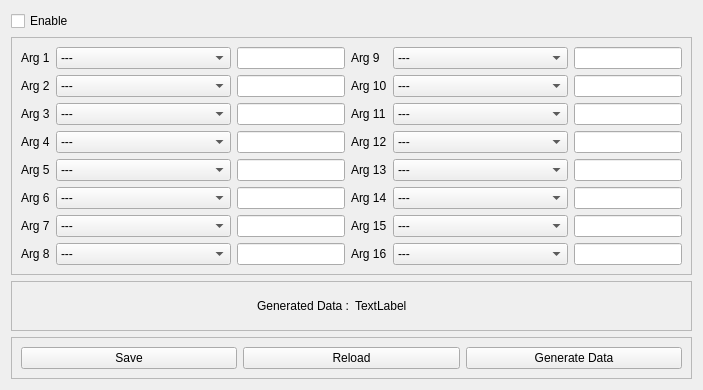
     <widget class="QWidget" name="tab_5">
      <attribute name="title">
       <string>Label 3 Argument</string>
      </attribute>
      <layout class="QVBoxLayout" name="verticalLayout_5">
       <item>
        <widget class="QCheckBox" name="checkBox_4">
         <property name="text">
          <string>Enable</string>
         </property>
        </widget>
       </item>
       <item>
        <widget class="QFrame" name="frame_8">
         <property name="sizePolicy">
          <sizepolicy hsizetype="Preferred" vsizetype="Expanding">
           <horstretch>0</horstretch>
           <verstretch>0</verstretch>
          </sizepolicy>
         </property>
         <property name="frameShape">
          <enum>QFrame::StyledPanel</enum>
         </property>
         <property name="frameShadow">
          <enum>QFrame::Raised</enum>
         </property>
         <layout class="QGridLayout" name="gridLayout_8">
          <item row="8" column="3">
           <widget class="QLabel" name="label_114">
            <property name="text">
             <string>Arg 14</string>
            </property>
           </widget>
          </item>
          <item row="9" column="0">
           <widget class="QLabel" name="label_115">
            <property name="text">
             <string>Arg 7</string>
            </property>
           </widget>
          </item>
          <item row="2" column="3">
           <widget class="QLabel" name="label_116">
            <property name="text">
             <string>Arg 10</string>
            </property>
           </widget>
          </item>
          <item row="3" column="3">
           <widget class="QLabel" name="label_117">
            <property name="text">
             <string>Arg 11</string>
            </property>
           </widget>
          </item>
          <item row="3" column="0">
           <widget class="QLabel" name="label_118">
            <property name="text">
             <string>Arg 3</string>
            </property>
           </widget>
          </item>
          <item row="0" column="0">
           <widget class="QLabel" name="label_119">
            <property name="text">
             <string>Arg 1</string>
            </property>
           </widget>
          </item>
          <item row="7" column="3">
           <widget class="QLabel" name="label_120">
            <property name="text">
             <string>Arg 13</string>
            </property>
           </widget>
          </item>
          <item row="7" column="2">
           <widget class="QLineEdit" name="Label3_arg5_value"/>
          </item>
          <item row="2" column="0">
           <widget class="QLabel" name="label_121">
            <property name="text">
             <string>Arg 2</string>
            </property>
           </widget>
          </item>
          <item row="7" column="0">
           <widget class="QLabel" name="label_122">
            <property name="text">
             <string>Arg 5</string>
            </property>
           </widget>
          </item>
          <item row="3" column="2">
           <widget class="QLineEdit" name="Label3_arg3_value"/>
          </item>
          <item row="5" column="2">
           <widget class="QLineEdit" name="Label3_arg4_value"/>
          </item>
          <item row="10" column="3">
           <widget class="QLabel" name="label_123">
            <property name="text">
             <string>Arg 16</string>
            </property>
           </widget>
          </item>
          <item row="0" column="2">
           <widget class="QLineEdit" name="Label3_arg1_value"/>
          </item>
          <item row="8" column="2">
           <widget class="QLineEdit" name="Label3_arg6_value"/>
          </item>
          <item row="8" column="0">
           <widget class="QLabel" name="label_124">
            <property name="text">
             <string>Arg 6</string>
            </property>
           </widget>
          </item>
          <item row="10" column="2">
           <widget class="QLineEdit" name="Label3_arg8_value"/>
          </item>
          <item row="10" column="0">
           <widget class="QLabel" name="label_125">
            <property name="text">
             <string>Arg 8</string>
            </property>
           </widget>
          </item>
          <item row="5" column="3">
           <widget class="QLabel" name="label_126">
            <property name="text">
             <string>Arg 12</string>
            </property>
           </widget>
          </item>
          <item row="9" column="3">
           <widget class="QLabel" name="label_127">
            <property name="text">
             <string>Arg 15</string>
            </property>
           </widget>
          </item>
          <item row="0" column="3">
           <widget class="QLabel" name="label_128">
            <property name="text">
             <string>Arg 9</string>
            </property>
           </widget>
          </item>
          <item row="5" column="0">
           <widget class="QLabel" name="label_129">
            <property name="text">
             <string>Arg 4</string>
            </property>
           </widget>
          </item>
          <item row="9" column="2">
           <widget class="QLineEdit" name="Label3_arg7_value"/>
          </item>
          <item row="2" column="2">
           <widget class="QLineEdit" name="Label3_arg2_value"/>
          </item>
          <item row="0" column="5">
           <widget class="QLineEdit" name="Label3_arg9_value"/>
          </item>
          <item row="2" column="5">
           <widget class="QLineEdit" name="Label3_arg10_value"/>
          </item>
          <item row="3" column="5">
           <widget class="QLineEdit" name="Label3_arg11_value"/>
          </item>
          <item row="5" column="5">
           <widget class="QLineEdit" name="Label3_arg12_value"/>
          </item>
          <item row="7" column="5">
           <widget class="QLineEdit" name="Label3_arg13_value"/>
          </item>
          <item row="8" column="5">
           <widget class="QLineEdit" name="Label3_arg14_value"/>
          </item>
          <item row="9" column="5">
           <widget class="QLineEdit" name="Label3_arg15_value"/>
          </item>
          <item row="10" column="5">
           <widget class="QLineEdit" name="Label3_arg16_value"/>
          </item>
          <item row="0" column="4">
           <widget class="QComboBox" name="Label3_arg9">
            <item>
             <property name="text">
              <string>---</string>
             </property>
            </item>
            <item>
             <property name="text">
              <string>Date (Enter Date Formate)</string>
             </property>
            </item>
            <item>
             <property name="text">
              <string>Time (Enter Time Formate)</string>
             </property>
            </item>
            <item>
             <property name="text">
              <string>Custom Text</string>
             </property>
            </item>
            <item>
             <property name="text">
              <string>Serial No.</string>
             </property>
            </item>
            <item>
             <property name="text">
              <string>New Item</string>
             </property>
            </item>
           </widget>
          </item>
          <item row="2" column="4">
           <widget class="QComboBox" name="Label3_arg10">
            <item>
             <property name="text">
              <string>---</string>
             </property>
            </item>
            <item>
             <property name="text">
              <string>Date (Enter Date Formate)</string>
             </property>
            </item>
            <item>
             <property name="text">
              <string>Time (Enter Time Formate)</string>
             </property>
            </item>
            <item>
             <property name="text">
              <string>Custom Text</string>
             </property>
            </item>
            <item>
             <property name="text">
              <string>Serial No.</string>
             </property>
            </item>
            <item>
             <property name="text">
              <string>New Item</string>
             </property>
            </item>
           </widget>
          </item>
          <item row="3" column="4">
           <widget class="QComboBox" name="Label3_arg11">
            <item>
             <property name="text">
              <string>---</string>
             </property>
            </item>
            <item>
             <property name="text">
              <string>Date (Enter Date Formate)</string>
             </property>
            </item>
            <item>
             <property name="text">
              <string>Time (Enter Time Formate)</string>
             </property>
            </item>
            <item>
             <property name="text">
              <string>Custom Text</string>
             </property>
            </item>
            <item>
             <property name="text">
              <string>Serial No.</string>
             </property>
            </item>
            <item>
             <property name="text">
              <string>New Item</string>
             </property>
            </item>
           </widget>
          </item>
          <item row="5" column="4">
           <widget class="QComboBox" name="Label3_arg12">
            <item>
             <property name="text">
              <string>---</string>
             </property>
            </item>
            <item>
             <property name="text">
              <string>Date (Enter Date Formate)</string>
             </property>
            </item>
            <item>
             <property name="text">
              <string>Time (Enter Time Formate)</string>
             </property>
            </item>
            <item>
             <property name="text">
              <string>Custom Text</string>
             </property>
            </item>
            <item>
             <property name="text">
              <string>Serial No.</string>
             </property>
            </item>
            <item>
             <property name="text">
              <string>New Item</string>
             </property>
            </item>
           </widget>
          </item>
          <item row="7" column="4">
           <widget class="QComboBox" name="Label3_arg13">
            <item>
             <property name="text">
              <string>---</string>
             </property>
            </item>
            <item>
             <property name="text">
              <string>Date (Enter Date Formate)</string>
             </property>
            </item>
            <item>
             <property name="text">
              <string>Time (Enter Time Formate)</string>
             </property>
            </item>
            <item>
             <property name="text">
              <string>Custom Text</string>
             </property>
            </item>
            <item>
             <property name="text">
              <string>Serial No.</string>
             </property>
            </item>
            <item>
             <property name="text">
              <string>New Item</string>
             </property>
            </item>
           </widget>
          </item>
          <item row="8" column="4">
           <widget class="QComboBox" name="Label3_arg14">
            <item>
             <property name="text">
              <string>---</string>
             </property>
            </item>
            <item>
             <property name="text">
              <string>Date (Enter Date Formate)</string>
             </property>
            </item>
            <item>
             <property name="text">
              <string>Time (Enter Time Formate)</string>
             </property>
            </item>
            <item>
             <property name="text">
              <string>Custom Text</string>
             </property>
            </item>
            <item>
             <property name="text">
              <string>Serial No.</string>
             </property>
            </item>
            <item>
             <property name="text">
              <string>New Item</string>
             </property>
            </item>
           </widget>
          </item>
          <item row="9" column="4">
           <widget class="QComboBox" name="Label3_arg15">
            <item>
             <property name="text">
              <string>---</string>
             </property>
            </item>
            <item>
             <property name="text">
              <string>Date (Enter Date Formate)</string>
             </property>
            </item>
            <item>
             <property name="text">
              <string>Time (Enter Time Formate)</string>
             </property>
            </item>
            <item>
             <property name="text">
              <string>Custom Text</string>
             </property>
            </item>
            <item>
             <property name="text">
              <string>Serial No.</string>
             </property>
            </item>
            <item>
             <property name="text">
              <string>New Item</string>
             </property>
            </item>
           </widget>
          </item>
          <item row="10" column="4">
           <widget class="QComboBox" name="Label3_arg16">
            <item>
             <property name="text">
              <string>---</string>
             </property>
            </item>
            <item>
             <property name="text">
              <string>Date (Enter Date Formate)</string>
             </property>
            </item>
            <item>
             <property name="text">
              <string>Time (Enter Time Formate)</string>
             </property>
            </item>
            <item>
             <property name="text">
              <string>Custom Text</string>
             </property>
            </item>
            <item>
             <property name="text">
              <string>Serial No.</string>
             </property>
            </item>
            <item>
             <property name="text">
              <string>New Item</string>
             </property>
            </item>
           </widget>
          </item>
          <item row="2" column="1">
           <widget class="QComboBox" name="Label3_arg2">
            <item>
             <property name="text">
              <string>---</string>
             </property>
            </item>
            <item>
             <property name="text">
              <string>Date (Enter Date Formate)</string>
             </property>
            </item>
            <item>
             <property name="text">
              <string>Time (Enter Time Formate)</string>
             </property>
            </item>
            <item>
             <property name="text">
              <string>Custom Text</string>
             </property>
            </item>
            <item>
             <property name="text">
              <string>Serial No.</string>
             </property>
            </item>
            <item>
             <property name="text">
              <string>New Item</string>
             </property>
            </item>
           </widget>
          </item>
          <item row="0" column="1">
           <widget class="QComboBox" name="Label3_arg1">
            <item>
             <property name="text">
              <string>---</string>
             </property>
            </item>
            <item>
             <property name="text">
              <string>Date (Enter Date Formate)</string>
             </property>
            </item>
            <item>
             <property name="text">
              <string>Time (Enter Time Formate)</string>
             </property>
            </item>
            <item>
             <property name="text">
              <string>Custom Text</string>
             </property>
            </item>
            <item>
             <property name="text">
              <string>Serial No.</string>
             </property>
            </item>
            <item>
             <property name="text">
              <string>New Item</string>
             </property>
            </item>
           </widget>
          </item>
          <item row="3" column="1">
           <widget class="QComboBox" name="Label3_arg3">
            <item>
             <property name="text">
              <string>---</string>
             </property>
            </item>
            <item>
             <property name="text">
              <string>Date (Enter Date Formate)</string>
             </property>
            </item>
            <item>
             <property name="text">
              <string>Time (Enter Time Formate)</string>
             </property>
            </item>
            <item>
             <property name="text">
              <string>Custom Text</string>
             </property>
            </item>
            <item>
             <property name="text">
              <string>Serial No.</string>
             </property>
            </item>
            <item>
             <property name="text">
              <string>New Item</string>
             </property>
            </item>
           </widget>
          </item>
          <item row="5" column="1">
           <widget class="QComboBox" name="Label3_arg4">
            <item>
             <property name="text">
              <string>---</string>
             </property>
            </item>
            <item>
             <property name="text">
              <string>Date (Enter Date Formate)</string>
             </property>
            </item>
            <item>
             <property name="text">
              <string>Time (Enter Time Formate)</string>
             </property>
            </item>
            <item>
             <property name="text">
              <string>Custom Text</string>
             </property>
            </item>
            <item>
             <property name="text">
              <string>Serial No.</string>
             </property>
            </item>
            <item>
             <property name="text">
              <string>New Item</string>
             </property>
            </item>
           </widget>
          </item>
          <item row="7" column="1">
           <widget class="QComboBox" name="Label3_arg5">
            <item>
             <property name="text">
              <string>---</string>
             </property>
            </item>
            <item>
             <property name="text">
              <string>Date (Enter Date Formate)</string>
             </property>
            </item>
            <item>
             <property name="text">
              <string>Time (Enter Time Formate)</string>
             </property>
            </item>
            <item>
             <property name="text">
              <string>Custom Text</string>
             </property>
            </item>
            <item>
             <property name="text">
              <string>Serial No.</string>
             </property>
            </item>
            <item>
             <property name="text">
              <string>New Item</string>
             </property>
            </item>
           </widget>
          </item>
          <item row="8" column="1">
           <widget class="QComboBox" name="Label3_arg6">
            <item>
             <property name="text">
              <string>---</string>
             </property>
            </item>
            <item>
             <property name="text">
              <string>Date (Enter Date Formate)</string>
             </property>
            </item>
            <item>
             <property name="text">
              <string>Time (Enter Time Formate)</string>
             </property>
            </item>
            <item>
             <property name="text">
              <string>Custom Text</string>
             </property>
            </item>
            <item>
             <property name="text">
              <string>Serial No.</string>
             </property>
            </item>
            <item>
             <property name="text">
              <string>New Item</string>
             </property>
            </item>
           </widget>
          </item>
          <item row="9" column="1">
           <widget class="QComboBox" name="Label3_arg7">
            <item>
             <property name="text">
              <string>---</string>
             </property>
            </item>
            <item>
             <property name="text">
              <string>Date (Enter Date Formate)</string>
             </property>
            </item>
            <item>
             <property name="text">
              <string>Time (Enter Time Formate)</string>
             </property>
            </item>
            <item>
             <property name="text">
              <string>Custom Text</string>
             </property>
            </item>
            <item>
             <property name="text">
              <string>Serial No.</string>
             </property>
            </item>
            <item>
             <property name="text">
              <string>New Item</string>
             </property>
            </item>
           </widget>
          </item>
          <item row="10" column="1">
           <widget class="QComboBox" name="Label3_arg8">
            <item>
             <property name="text">
              <string>---</string>
             </property>
            </item>
            <item>
             <property name="text">
              <string>Date (Enter Date Formate)</string>
             </property>
            </item>
            <item>
             <property name="text">
              <string>Time (Enter Time Formate)</string>
             </property>
            </item>
            <item>
             <property name="text">
              <string>Custom Text</string>
             </property>
            </item>
            <item>
             <property name="text">
              <string>Serial No.</string>
             </property>
            </item>
            <item>
             <property name="text">
              <string>New Item</string>
             </property>
            </item>
           </widget>
          </item>
         </layout>
        </widget>
       </item>
       <item>
        <widget class="QFrame" name="frame_18">
         <property name="minimumSize">
          <size>
           <width>0</width>
           <height>50</height>
          </size>
         </property>
         <property name="frameShape">
          <enum>QFrame::StyledPanel</enum>
         </property>
         <property name="frameShadow">
          <enum>QFrame::Raised</enum>
         </property>
         <layout class="QHBoxLayout" name="horizontalLayout_15">
          <item alignment="Qt::AlignRight">
           <widget class="QLabel" name="label_154">
            <property name="text">
             <string>Generated Data :</string>
            </property>
           </widget>
          </item>
          <item alignment="Qt::AlignLeft">
           <widget class="QLabel" name="label_155">
            <property name="text">
             <string>TextLabel</string>
            </property>
           </widget>
          </item>
         </layout>
        </widget>
       </item>
       <item>
        <widget class="QFrame" name="frame_7">
         <property name="frameShape">
          <enum>QFrame::StyledPanel</enum>
         </property>
         <property name="frameShadow">
          <enum>QFrame::Raised</enum>
         </property>
         <layout class="QHBoxLayout" name="horizontalLayout_8">
          <item>
           <widget class="QPushButton" name="pushButton_22">
            <property name="text">
             <string>Save</string>
            </property>
           </widget>
          </item>
          <item>
           <widget class="QPushButton" name="pushButton_24">
            <property name="text">
             <string>Reload</string>
            </property>
           </widget>
          </item>
          <item>
           <widget class="QPushButton" name="pushButton_23">
            <property name="text">
             <string>Generate Data</string>
            </property>
           </widget>
          </item>
         </layout>
        </widget>
       </item>
      </layout>
     </widget>
